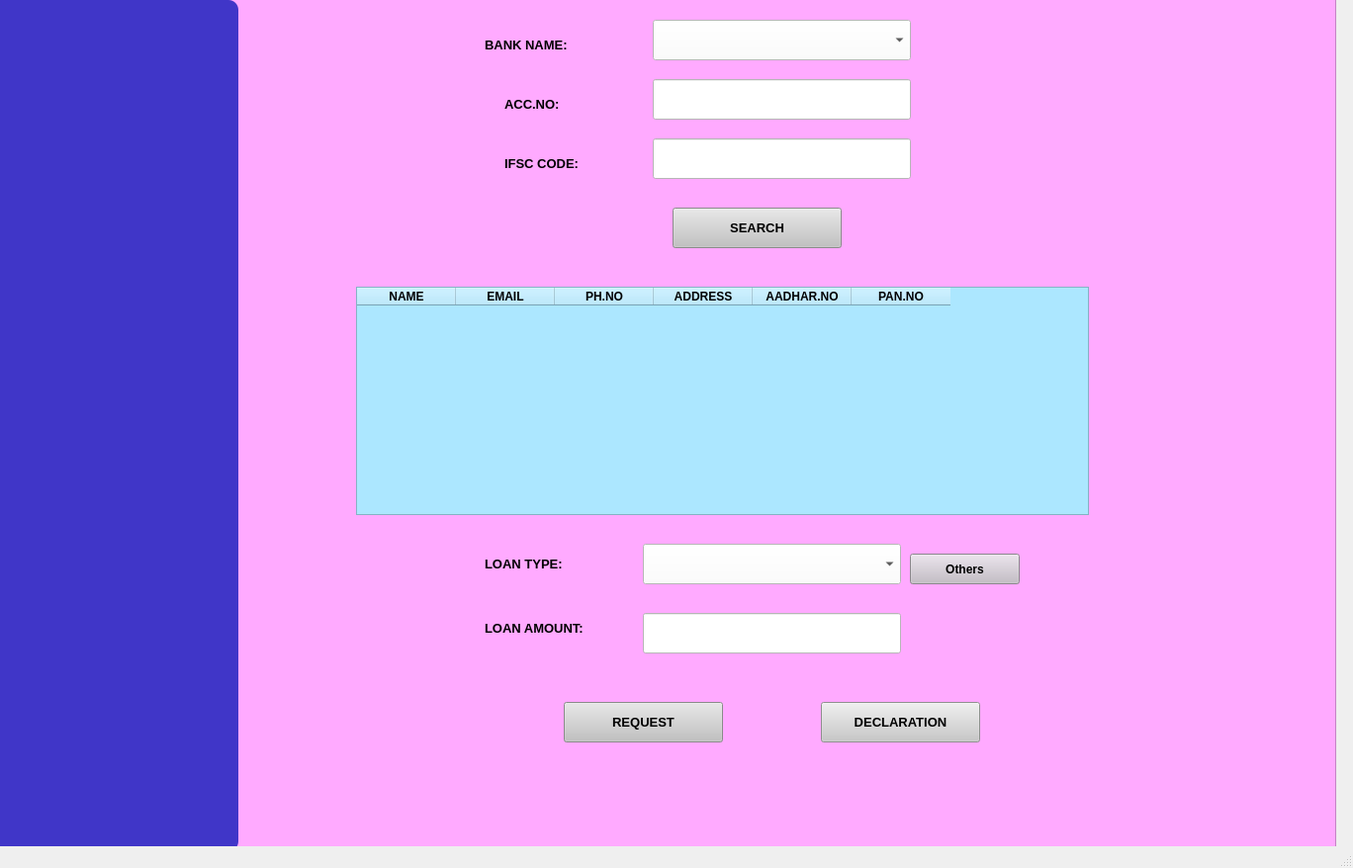
<?xml version="1.0" encoding="UTF-8"?>
<ui version="4.0">
 <class>loan_request</class>
 <widget class="QMainWindow" name="loan_request">
  <property name="geometry">
   <rect>
    <x>0</x>
    <y>0</y>
    <width>1368</width>
    <height>878</height>
   </rect>
  </property>
  <property name="minimumSize">
   <size>
    <width>1368</width>
    <height>878</height>
   </size>
  </property>
  <property name="maximumSize">
   <size>
    <width>1368</width>
    <height>878</height>
   </size>
  </property>
  <property name="windowTitle">
   <string>Loan_Request</string>
  </property>
  <widget class="QWidget" name="centralwidget">
   <widget class="QFrame" name="F1">
    <property name="geometry">
     <rect>
      <x>-20</x>
      <y>-10</y>
      <width>1371</width>
      <height>881</height>
     </rect>
    </property>
    <property name="styleSheet">
     <string notr="true">background-color:rgb(255, 170, 255);</string>
    </property>
    <property name="frameShape">
     <enum>QFrame::StyledPanel</enum>
    </property>
    <property name="frameShadow">
     <enum>QFrame::Raised</enum>
    </property>
    <widget class="QFrame" name="F2">
     <property name="geometry">
      <rect>
       <x>10</x>
       <y>10</y>
       <width>251</width>
       <height>861</height>
      </rect>
     </property>
     <property name="styleSheet">
      <string notr="true">background-color: rgb(64, 54, 200);
border:20px;
border-radius:10px;</string>
     </property>
     <property name="frameShape">
      <enum>QFrame::StyledPanel</enum>
     </property>
     <property name="frameShadow">
      <enum>QFrame::Raised</enum>
     </property>
    </widget>
    <widget class="QLabel" name="label">
     <property name="geometry">
      <rect>
       <x>510</x>
       <y>40</y>
       <width>161</width>
       <height>31</height>
      </rect>
     </property>
     <property name="font">
      <font>
       <pointsize>10</pointsize>
       <weight>75</weight>
       <bold>true</bold>
      </font>
     </property>
     <property name="text">
      <string>BANK NAME:</string>
     </property>
    </widget>
    <widget class="QLabel" name="label_2">
     <property name="geometry">
      <rect>
       <x>530</x>
       <y>100</y>
       <width>91</width>
       <height>31</height>
      </rect>
     </property>
     <property name="font">
      <font>
       <pointsize>10</pointsize>
       <weight>75</weight>
       <bold>true</bold>
      </font>
     </property>
     <property name="text">
      <string>ACC.NO:</string>
     </property>
    </widget>
    <widget class="QLineEdit" name="acnotext">
     <property name="geometry">
      <rect>
       <x>680</x>
       <y>90</y>
       <width>261</width>
       <height>41</height>
      </rect>
     </property>
     <property name="font">
      <font>
       <pointsize>9</pointsize>
       <weight>75</weight>
       <bold>true</bold>
      </font>
     </property>
     <property name="styleSheet">
      <string notr="true">background-color: rgb(255, 255, 255);
</string>
     </property>
     <property name="text">
      <string/>
     </property>
    </widget>
    <widget class="QComboBox" name="banknamecombo">
     <property name="geometry">
      <rect>
       <x>680</x>
       <y>30</y>
       <width>261</width>
       <height>41</height>
      </rect>
     </property>
     <property name="font">
      <font>
       <pointsize>10</pointsize>
       <weight>75</weight>
       <bold>true</bold>
      </font>
     </property>
     <property name="styleSheet">
      <string notr="true">background-color: rgb(255, 255, 255);</string>
     </property>
    </widget>
    <widget class="QLabel" name="label_3">
     <property name="geometry">
      <rect>
       <x>530</x>
       <y>160</y>
       <width>111</width>
       <height>31</height>
      </rect>
     </property>
     <property name="font">
      <font>
       <pointsize>10</pointsize>
       <weight>75</weight>
       <bold>true</bold>
      </font>
     </property>
     <property name="text">
      <string>IFSC CODE:</string>
     </property>
    </widget>
    <widget class="QLineEdit" name="ifsctext">
     <property name="geometry">
      <rect>
       <x>680</x>
       <y>150</y>
       <width>261</width>
       <height>41</height>
      </rect>
     </property>
     <property name="font">
      <font>
       <pointsize>9</pointsize>
       <weight>75</weight>
       <bold>true</bold>
      </font>
     </property>
     <property name="styleSheet">
      <string notr="true">background-color: rgb(255, 255, 255);</string>
     </property>
     <property name="text">
      <string/>
     </property>
    </widget>
    <widget class="QPushButton" name="searchbut">
     <property name="geometry">
      <rect>
       <x>700</x>
       <y>220</y>
       <width>171</width>
       <height>41</height>
      </rect>
     </property>
     <property name="font">
      <font>
       <pointsize>10</pointsize>
       <weight>75</weight>
       <bold>true</bold>
      </font>
     </property>
     <property name="cursor">
      <cursorShape>PointingHandCursor</cursorShape>
     </property>
     <property name="styleSheet">
      <string notr="true">background-color: rgb(194, 194, 194);</string>
     </property>
     <property name="text">
      <string>SEARCH</string>
     </property>
    </widget>
    <widget class="QTableWidget" name="table">
     <property name="geometry">
      <rect>
       <x>380</x>
       <y>300</y>
       <width>741</width>
       <height>231</height>
      </rect>
     </property>
     <property name="styleSheet">
      <string notr="true">background-color: rgb(172, 231, 255);</string>
     </property>
     <column>
      <property name="text">
       <string>NAME</string>
      </property>
      <property name="font">
       <font>
        <weight>75</weight>
        <bold>true</bold>
       </font>
      </property>
     </column>
     <column>
      <property name="text">
       <string>EMAIL</string>
      </property>
      <property name="font">
       <font>
        <weight>75</weight>
        <bold>true</bold>
       </font>
      </property>
     </column>
     <column>
      <property name="text">
       <string>PH.NO</string>
      </property>
      <property name="font">
       <font>
        <weight>75</weight>
        <bold>true</bold>
       </font>
      </property>
     </column>
     <column>
      <property name="text">
       <string>ADDRESS</string>
      </property>
      <property name="font">
       <font>
        <weight>75</weight>
        <bold>true</bold>
       </font>
      </property>
     </column>
     <column>
      <property name="text">
       <string>AADHAR.NO</string>
      </property>
      <property name="font">
       <font>
        <weight>75</weight>
        <bold>true</bold>
       </font>
      </property>
     </column>
     <column>
      <property name="text">
       <string>PAN.NO</string>
      </property>
      <property name="font">
       <font>
        <weight>75</weight>
        <bold>true</bold>
       </font>
      </property>
     </column>
    </widget>
    <widget class="QPushButton" name="requestbut">
     <property name="geometry">
      <rect>
       <x>590</x>
       <y>720</y>
       <width>161</width>
       <height>41</height>
      </rect>
     </property>
     <property name="font">
      <font>
       <pointsize>10</pointsize>
       <weight>75</weight>
       <bold>true</bold>
      </font>
     </property>
     <property name="styleSheet">
      <string notr="true">background:
rgb(193, 193, 193)</string>
     </property>
     <property name="text">
      <string>REQUEST</string>
     </property>
    </widget>
    <widget class="QLabel" name="label_4">
     <property name="geometry">
      <rect>
       <x>510</x>
       <y>630</y>
       <width>141</width>
       <height>31</height>
      </rect>
     </property>
     <property name="font">
      <font>
       <pointsize>10</pointsize>
       <weight>75</weight>
       <bold>true</bold>
      </font>
     </property>
     <property name="text">
      <string>LOAN AMOUNT:</string>
     </property>
    </widget>
    <widget class="QLineEdit" name="amounttext">
     <property name="geometry">
      <rect>
       <x>670</x>
       <y>630</y>
       <width>261</width>
       <height>41</height>
      </rect>
     </property>
     <property name="font">
      <font>
       <pointsize>9</pointsize>
       <weight>75</weight>
       <bold>true</bold>
      </font>
     </property>
     <property name="styleSheet">
      <string notr="true">background-color: rgb(255, 255, 255);</string>
     </property>
    </widget>
    <widget class="QLabel" name="label_5">
     <property name="geometry">
      <rect>
       <x>510</x>
       <y>560</y>
       <width>141</width>
       <height>41</height>
      </rect>
     </property>
     <property name="font">
      <font>
       <pointsize>10</pointsize>
       <weight>75</weight>
       <bold>true</bold>
      </font>
     </property>
     <property name="text">
      <string>LOAN TYPE:</string>
     </property>
    </widget>
    <widget class="QComboBox" name="loantypecombo">
     <property name="geometry">
      <rect>
       <x>670</x>
       <y>560</y>
       <width>261</width>
       <height>41</height>
      </rect>
     </property>
     <property name="font">
      <font>
       <pointsize>10</pointsize>
       <weight>75</weight>
       <bold>true</bold>
      </font>
     </property>
     <property name="styleSheet">
      <string notr="true">background-color: rgb(255, 255, 255);</string>
     </property>
    </widget>
    <widget class="QPushButton" name="otherbut">
     <property name="geometry">
      <rect>
       <x>940</x>
       <y>570</y>
       <width>111</width>
       <height>31</height>
      </rect>
     </property>
     <property name="font">
      <font>
       <weight>75</weight>
       <bold>true</bold>
      </font>
     </property>
     <property name="styleSheet">
      <string notr="true">background-color: rgb(196, 188, 198);</string>
     </property>
     <property name="text">
      <string>Others</string>
     </property>
    </widget>
    <widget class="QPushButton" name="dec">
     <property name="geometry">
      <rect>
       <x>850</x>
       <y>720</y>
       <width>161</width>
       <height>41</height>
      </rect>
     </property>
     <property name="font">
      <font>
       <pointsize>10</pointsize>
       <weight>75</weight>
       <bold>true</bold>
      </font>
     </property>
     <property name="styleSheet">
      <string notr="true">background-color: rgb(200, 200, 200);</string>
     </property>
     <property name="text">
      <string>DECLARATION</string>
     </property>
    </widget>
   </widget>
  </widget>
  <widget class="QMenuBar" name="menubar">
   <property name="geometry">
    <rect>
     <x>0</x>
     <y>0</y>
     <width>1368</width>
     <height>27</height>
    </rect>
   </property>
  </widget>
  <widget class="QStatusBar" name="statusbar"/>
 </widget>
 <resources/>
 <connections/>
</ui>
